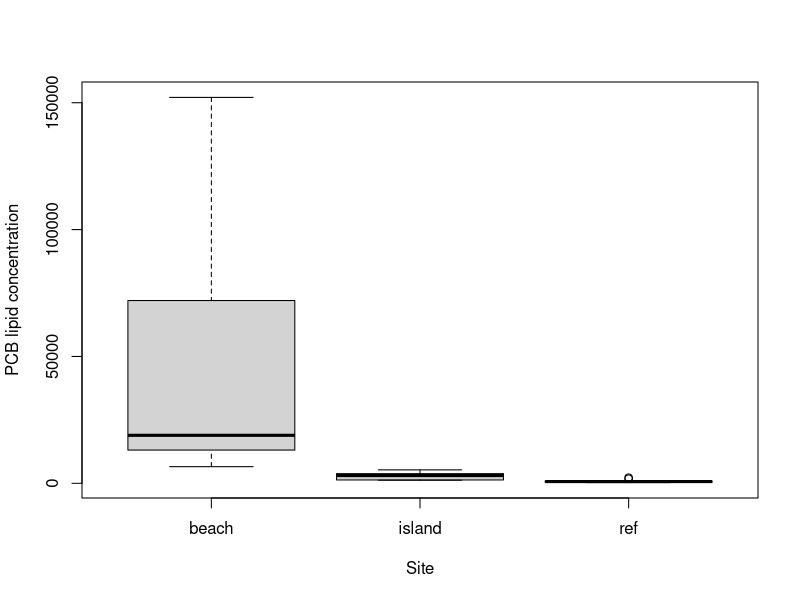
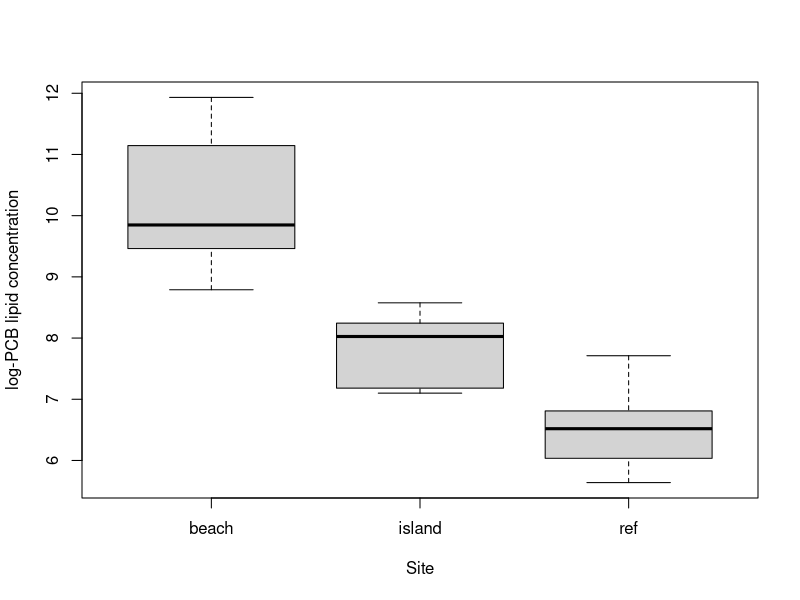
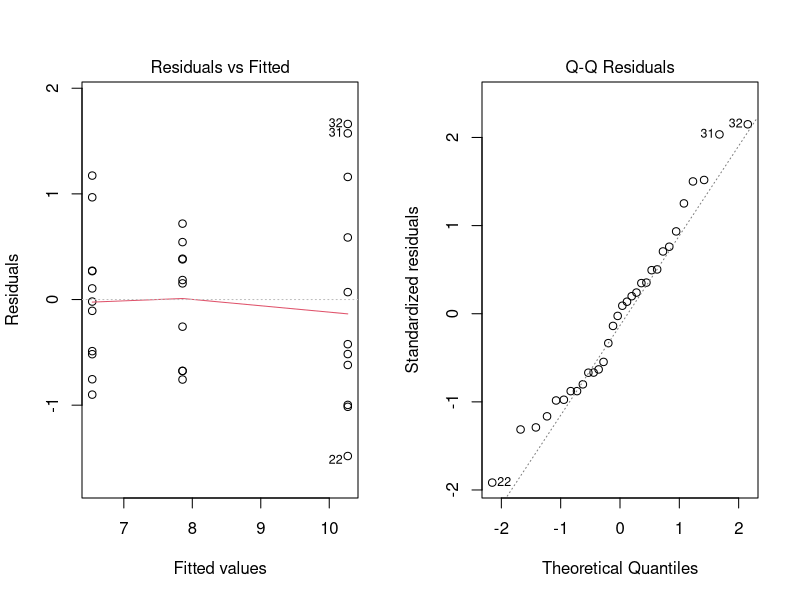

These figures' R source, in order:
## ---- chunk 1
knitr::opts_chunk$set(echo = FALSE)

# PCB lipid concentration data
site <- c('ref', 'ref', 'ref', 'ref', 'ref', 'ref', 'ref', 'ref', 'ref', 'ref',
          'ref', 'island', 'island', 'island', 'island', 'island', 'island',
          'island', 'island', 'island', 'island', 'beach', 'beach', 'beach',
          'beach', 'beach', 'beach', 'beach', 'beach', 'beach', 'beach', 
          'beach')
lipid <- c(325, 281, 412, 621, 424, 768, 904, 678, 908, 2234, 1819, 1315, 1315,
           1212, 1999, 3108, 3011, 3804, 4450, 3779, 5301, 6564, 10460, 10650,
           17230, 15540, 18920, 30970, 51960, 92130, 139190, 152100)
## ---- chunk 2
boxplot(lipid ~ site, xlab = "Site", ylab = "PCB lipid concentration")
## ---- chunk 3
boxplot(log(lipid) ~ site, xlab = "Site", ylab = "log-PCB lipid concentration")
## ---- chunk 4
(pcb.aov <- aov(log(lipid) ~ site))
## ---- chunk 5
par(mfrow = c(1, 2))
plot(pcb.aov, which = 1:2)
